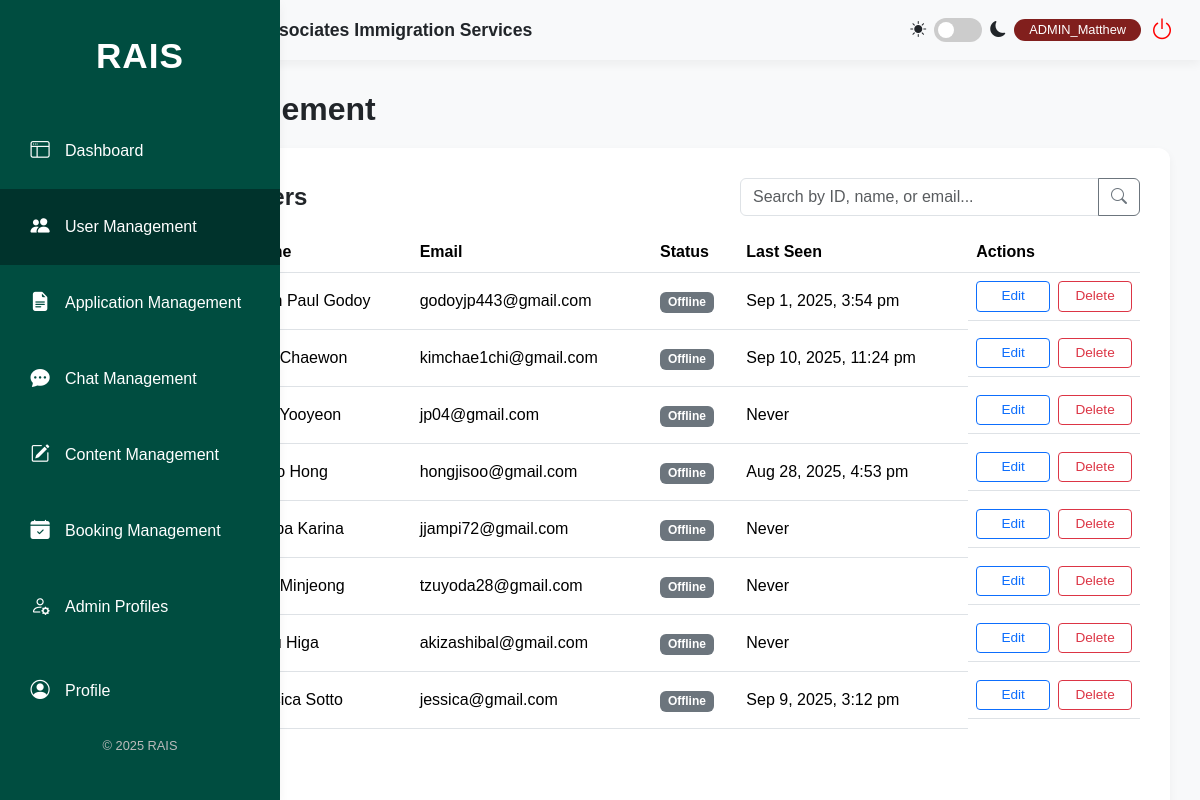
/admin/user_management.php (signed in), run on the app's committed database.
### tables this page shows
CREATE TABLE `users` (
  `id` int(11) NOT NULL,
  `firstName` varchar(50) NOT NULL,
  `lastName` varchar(50) NOT NULL,
  `address` varchar(255) NOT NULL,
  `phone` varchar(20) NOT NULL,
  `email` varchar(100) NOT NULL,
  `password` varchar(255) NOT NULL,
  `profileImage` varchar(255) DEFAULT NULL,
  `location` varchar(255) DEFAULT NULL,
  `birthday` date DEFAULT NULL,
  `facebook` varchar(255) DEFAULT NULL,
  `instagram` varchar(255) DEFAULT NULL,
  `gmail` varchar(255) DEFAULT NULL,
  `email_notifications` tinyint(1) NOT NULL DEFAULT 1,
  `dark_mode` tinyint(1) NOT NULL DEFAULT 0,
  `documents_uploaded` tinyint(1) NOT NULL DEFAULT 0,
  `profile_picture_uploaded` tinyint(1) NOT NULL DEFAULT 0,
  `birthday_added` tinyint(1) NOT NULL DEFAULT 0,
  `social_links_added` tinyint(1) NOT NULL DEFAULT 0,
  `has_seen_tour` tinyint(1) NOT NULL DEFAULT 0,
  `role` varchar(50) NOT NULL DEFAULT 'client',
  `status` varchar(50) NOT NULL DEFAULT 'Inactive',
  `last_login` datetime DEFAULT NULL,
  `last_activity` datetime DEFAULT NULL,
  `reset_token_hash` varchar(64) DEFAULT NULL,
  `reset_token_expires_at` datetime DEFAULT NULL
);

### admin/user_management.php (the view, shortened to what this page needs)
<?php
require_once '../config.php';
$users = [];
$sql_users = "SELECT id, firstName, lastName, email, last_activity, profileImage FROM users WHERE role LIKE '%Client%' ORDER BY id ASC";
if ($result = $conn->query($sql_users)) {
    while ($row = $result->fetch_assoc()) {
        $users[] = $row;
    }
} else {
    echo "ERROR: Could not execute user list query. " . $conn->error;
}
?>
<!doctype html>
<html lang="en">
<head>
    <link href="https://cdn.jsdelivr.net/npm/bootstrap@5.3.3/dist/css/bootstrap.min.css" rel="stylesheet">
    <link rel="stylesheet" href="https://cdn.jsdelivr.net/npm/bootstrap-icons@1.11.3/font/bootstrap-icons.min.css">
    <link rel="stylesheet" href="style.css">
</head>
<body>
    <div class="main-wrapper">
        <?php require_once 'sidebar.php'; ?>
        <div class="content-area">
            <?php require_once 'header.php'; ?>
            <main class="main-content">
                <h1>User Management</h1>
                <div class="content-card">
                    <div class="d-flex flex-column flex-md-row justify-content-between align-items-center mb-3">
                        <h2 class="mb-3 mb-md-0">All Client Users</h2>
                        <div class="input-group w-100" style="max-width: 400px;">
                            <input type="text" class="form-control" placeholder="Search by ID, name, or email..." id="searchInput">
                            <button class="btn btn-outline-secondary" type="button"><i class="bi bi-search"></i></button>
                        </div>
                    </div>
                    <div class="table-responsive">
                        <table class="table table-hover align-middle">
                            <thead>
                                <tr>
                                    <th>ID</th>
                                    <th>Name</th>
                                    <th>Email</th>
                                    <th>Status</th>
                                    <th>Last Seen</th>
                                    <th>Actions</th>
                                </tr>
                            </thead>
                            <tbody id="user-table-body">
                                <?php if (!empty($users)): ?>
                                    <?php foreach ($users as $user): ?>
                                        <tr data-user-id="<?php echo $user['id']; ?>">
                                            <td>
                                            </td>
                                            <td><?php echo $user['id']; ?></td>
                                            <td data-field="name"><?php echo htmlspecialchars($user['firstName'] . ' ' . $user['lastName']); ?></td>
                                            <td data-field="email"><?php echo htmlspecialchars($user['email']); ?></td>
                                            <td>
                                                <?php
                                                    $is_online = false;
                                                    echo $is_online ? '<span class="badge bg-success">Online</span>' : '<span class="badge bg-secondary">Offline</span>';
                                                ?>
                                            </td>
                                            <td><?php echo $user['last_activity'] ? date('M j, Y, g:i a', strtotime($user['last_activity'])) : 'Never'; ?></td>
                                            <td>
                                                <button class="btn btn-sm btn-outline-primary edit-user-btn"
                                                        data-bs-toggle="modal"
                                                        data-bs-target="#editUserModal"
                                                        data-user-id="<?php echo $user['id']; ?>"
                                                        data-first-name="<?php echo htmlspecialchars($user['firstName']); ?>"
                                                        data-last-name="<?php echo htmlspecialchars($user['lastName']); ?>"
                                                        data-email="<?php echo htmlspecialchars($user['email']); ?>">Edit</button>
                                                <button class="btn btn-sm btn-outline-danger delete-user-btn"
                                                        data-bs-toggle="modal"
                                                        data-bs-target="#deleteConfirmModal"
                                                        data-user-id="<?php echo $user['id']; ?>"
                                                        data-name="<?php echo htmlspecialchars($user['firstName'] . ' ' . $user['lastName']); ?>">Delete</button>
                                            </td>
                                        </tr>
                                    <?php endforeach; ?>
                                <?php else: ?>
                                    <tr>
                                        <td colspan="7" class="text-center">No client users found.</td>
                                    </tr>
                                <?php endif; ?>
                            </tbody>
                        </table>
                    </div>
                    <button class="btn btn-primary mt-3" data-bs-toggle="modal" data-bs-target="#addUserModal" style="background-color: var(--rais-button-maroon); border: none;">Add New User</button>
                </div>
            </main>
        </div>
    </div>
</body>
</html>

### admin/style.css (style rules this page uses)
:root { --rais-bg-light: #f8f9fa; --rais-border-color: #dee2e6; --rais-button-maroon: #811F1D; --rais-card-bg: #ffffff; --rais-dark-green: #00332c; --rais-light-gray: #f8f9fa; --rais-primary-green: #004d40; --rais-shadow: 0 4px 10px rgba(0, 0, 0, 0.05); --rais-text-dark: #212529; --rais-text-light: #6c757d; }
[id$='-table-body'] tr { cursor: pointer; }
body { background-color: var(--rais-light-gray); color: var(--rais-text-dark); font-family: 'Poppins', sans-serif; overflow: hidden; transition: background-color 0.3s, color 0.3s; }
.content-area { flex-grow: 1; height: 100vh; margin-left: 70px; overflow-y: auto; }
.content-card { background-color: var(--rais-card-bg); border-radius: 12px; box-shadow: var(--rais-shadow); margin-bottom: 20px; padding: 30px; }
.content-card h2 { font-size: 1.5rem; font-weight: 600; margin-bottom: 15px; }
.main-content { display: flex; flex-direction: column; flex-grow: 1; height: calc(100vh - 60px); padding: 30px; }
.main-content h1 { font-size: 2rem; font-weight: 700; margin-bottom: 20px; }
.main-wrapper { display: flex; height: 100vh; }
.modal-content, .modal-header, .modal-footer, .form-control, .form-select, .form-text, .dynamic-section, .input-group .btn-outline-secondary { transition: background-color 0.3s, color 0.3s, border-color 0.3s; }
.table .btn { font-size: 0.85rem; margin: 2px; min-width: 75px; }
.table td, .table th { transition: background-color 0.3s, color 0.3s; }
.table-responsive { margin-top: 15px; }
.table td:has(.btn + .btn) { display: grid; align-items: center; gap: 8px; }
@media (min-width: 769px) { .table td:has(.btn + .btn) { grid-template-columns: 1fr 1fr; } }
.table td:has(.btn + .btn) .btn { width: 100%; margin: 0; min-width: 0; }

### data on the page
users: firstName+lastName "John Paul Godoy", email "godoyjp443@gmail.com", last_activity "Sep 1, 2025, 3:54 pm"
users: firstName+lastName "Kim Chaewon", email "kimchae1chi@gmail.com", last_activity "Sep 10, 2025, 11:24 pm"
users: firstName+lastName "Kim Yooyeon", email "jp04@gmail.com", shows "Never"
users: firstName+lastName "Jisoo Hong", email "hongjisoo@gmail.com", last_activity "Aug 28, 2025, 4:53 pm"
users: firstName+lastName "Aespa Karina", email "jjampi72@gmail.com", shows "Never"
users: firstName+lastName "Kim Minjeong", email "tzuyoda28@gmail.com", shows "Never"
users: firstName+lastName "Josu Higa", email "akizashibal@gmail.com", shows "Never"
users: firstName+lastName "Jessica Sotto", email "jessica@gmail.com", last_activity "Sep 9, 2025, 3:12 pm"

### other printed values
$_SESSION['firstName'] "Matthew"
